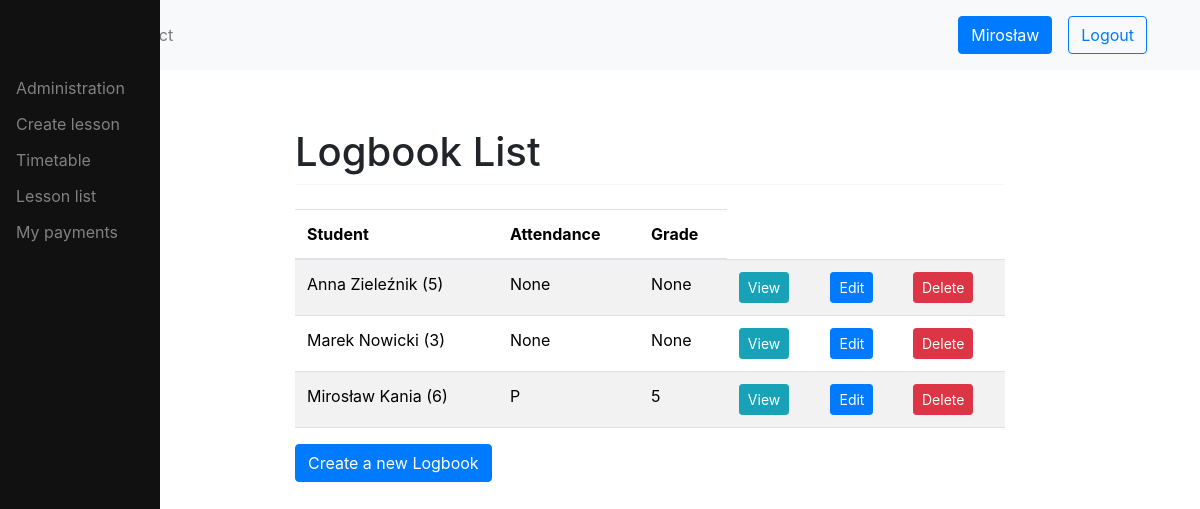
/logbook/list/?lesson=24 (signed in), run on an earlier commit of the app's database.
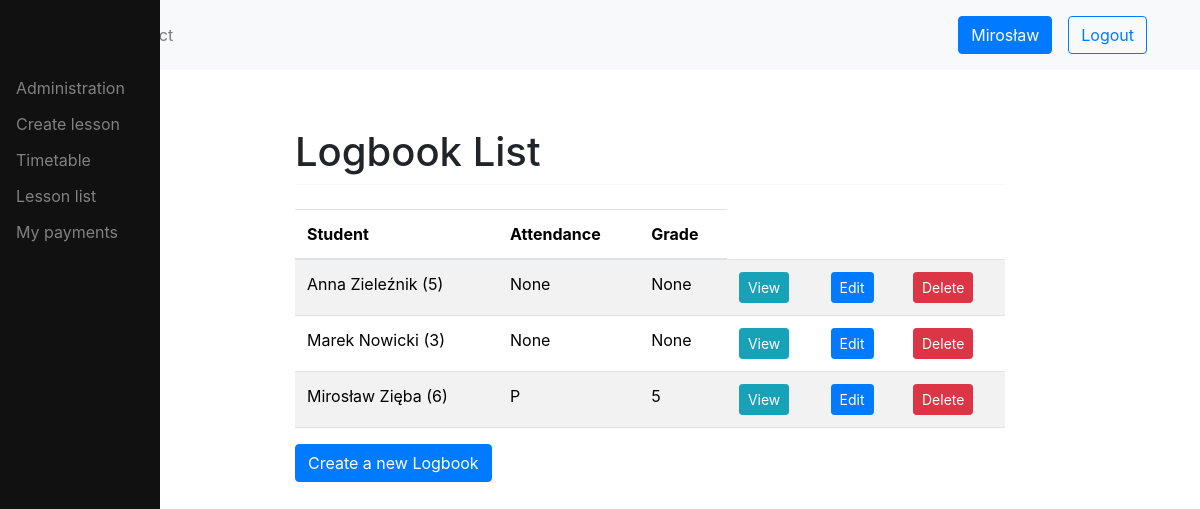
And on a later commit of the database.
### logbook/models.py (models this page shows, shortened)
class Logbook(models.Model):
    student = models.ForeignKey(Student, related_name='logbook', on_delete=models.CASCADE)
    subject = models.ForeignKey(Subject, related_name='logbook', on_delete=models.CASCADE, default=None)
    lesson = models.ForeignKey(Lesson, related_name='logbook', on_delete=models.CASCADE, default=None)
    grade = models.CharField(max_length=20, default=None, blank=True, null=True)
    comment = models.TextField(default=None, blank=True, null=True)
    PRESENT = "P"
    ABSENT = "A"
    EXCUSED = "E"
    STATUS_CHOICES = [
        (PRESENT, "Present"),
        (ABSENT, "Absent"),
        (EXCUSED, "Excused"),
    ]
    attendance = models.CharField(max_length=1, choices=STATUS_CHOICES, default=None, blank=True, null=True)

### users/models.py (models this page shows, shortened)
class Student(models.Model):
    user = models.OneToOneField(User, on_delete=models.CASCADE)
    enrollment_date = models.DateField()
    def __str__(self):
        return f'{self.user}'

class User(AbstractUser):
    username = None
    email = models.EmailField(_('email address'), unique=True)
    phone = models.CharField(blank=True, null=True, max_length=16, help_text='Contact phone number')
    address = models.TextField('address', max_length=255, blank=True, null=True)
    date_of_birth = models.DateField(null=True, blank=True)
    USERNAME_FIELD = 'email'
    REQUIRED_FIELDS = []
    objects = CustomUserManager()
    def __str__(self):
        return f'{self.first_name} {self.last_name} ({self.id})'

### logbook/views.py (the view, shortened to what this page needs)
# urls.py: path('list/', views.LogbookListView.as_view(), name='logbook-list'),
class LogbookListView(UserPassesTestMixin, ListView):
    model = Logbook
    template_name = 'logbook_list.html'
    context_object_name = 'logbooks'
    def get_queryset(self):
        queryset = super().get_queryset()
        lesson_id = self.request.GET.get('lesson')
        user_id = self.request.GET.get('student')
        print(user_id)
        print(self.request.user.id)
        if lesson_id and self.request.user.groups.filter(name='teacher').exists():
            return Logbook.objects.filter(lesson_id=lesson_id)
        elif int(user_id) == int(self.request.user.id):
            return Logbook.objects.filter(student__user_id=user_id)
        else:
            print('no permission')
    def test_func(self):
        return self.request.user.has_perm('logbook.view_logbook')

### logbook/templatetags/auth_extras.py (called while the page is built)
@register.filter(name='has_group')
def has_group(user, group_name):
    group = Group.objects.get(name=group_name)
    return True if group in user.groups.all() else False

### logbook/templates/logbook_list.html
{% extends 'base.html' %}
{% load auth_extras %}
{% block content %}
    <h1 class="mt-2">Logbook List</h1>
	<hr class="mt-0 mb-4">
    <table class="table table-striped">
        <thead>
            <tr>
                {% if request.user|has_group:"teacher" %}
                    <th>Student</th>
                    <th>Attendance</th>
                    <th>Grade</th>
                {% else %}
                    <th>Subject</th>
                    <th>Date</th>
                    <th>Attendance</th>
                    <th>Grade</th>
                    <th>Detail</th>
                {% endif %}
            </tr>
        </thead>
        <tbody>
            {% for logbook in logbooks %}
                <tr>
                    {% if request.user|has_group:"teacher" %}
                        <td>{{ logbook.student }}</td>
                        <td>{{ logbook.attendance }}</td>
                        <td>{{ logbook.grade }}</td>
                        <td><a class="btn btn-info btn-sm" href="{% url 'logbook:logbook-detail' logbook.id %}">View</a></td>
                        <td><a class="btn btn-primary btn-sm" href="{% url 'logbook:logbook-update' logbook.id %}">Edit</a></td>
                        <td><a class="btn btn-danger btn-sm" href="{% url 'logbook:logbook-delete' logbook.id %}">Delete</a></td>
                    {% else %}
                        <td>{{ logbook.subject }}</td>
                        <td>{{ logbook.lesson.start_time }}</td>
                        <td>{{ logbook.attendance }}</td>
                        <td>{{ logbook.grade }}</td>
                        <td><a class="btn btn-info btn-sm" href="{% url 'logbook:logbook-detail' logbook.id %}">View</a></td>
                    {% endif %}
                </tr>
            {% endfor %}
        </tbody>
    </table>
    {% if request.user|has_group:"teacher" %}
        <a class="btn btn-primary" href="{% url 'logbook:logbook-create' %}">Create a new Logbook</a>
    {% endif %}
{% endblock %}

What changed in the data, as far as the page shows it:
changed through a linked row, Logbook: student "Mirosław Kania (6)" → "Mirosław Zięba (6)"
